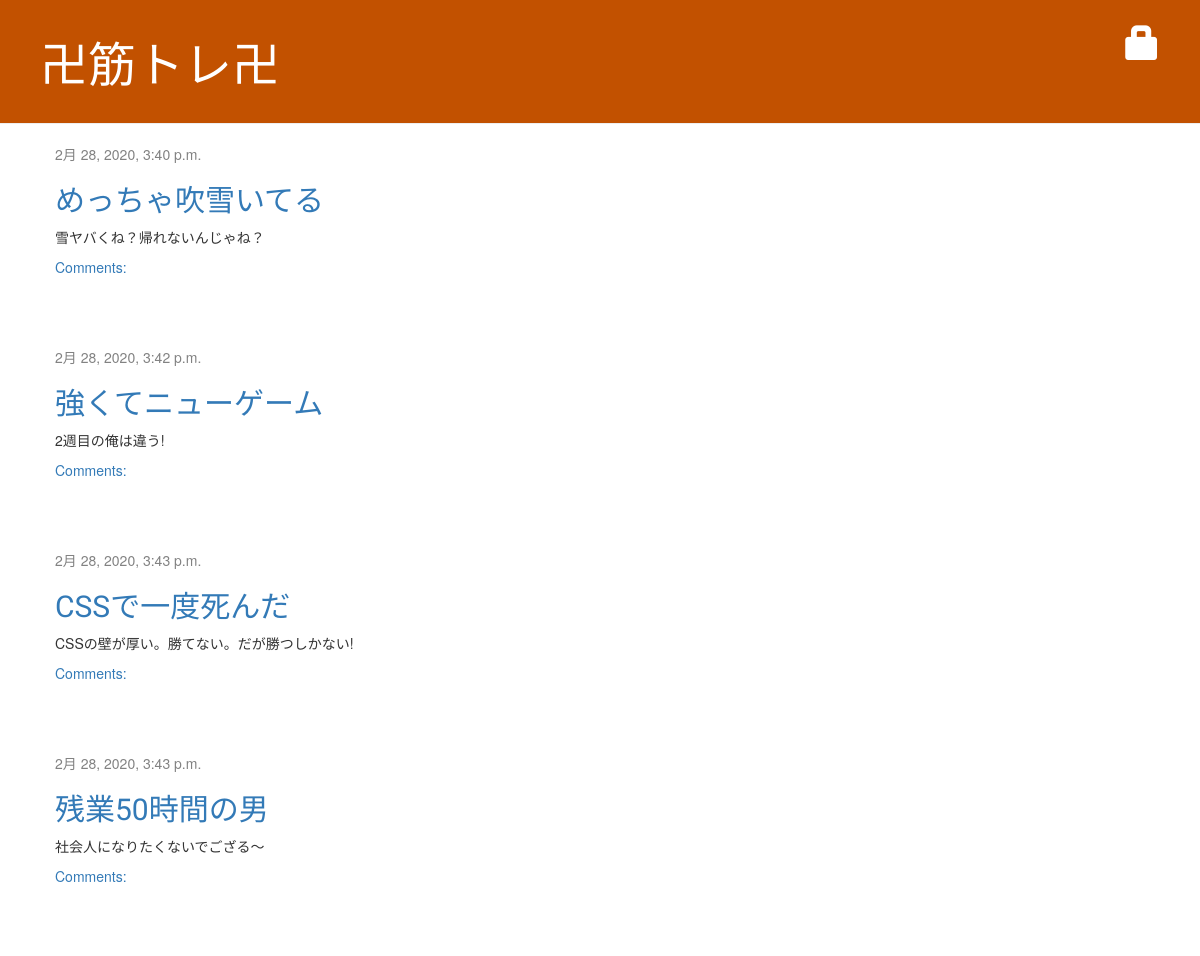
The app's page /, older data.
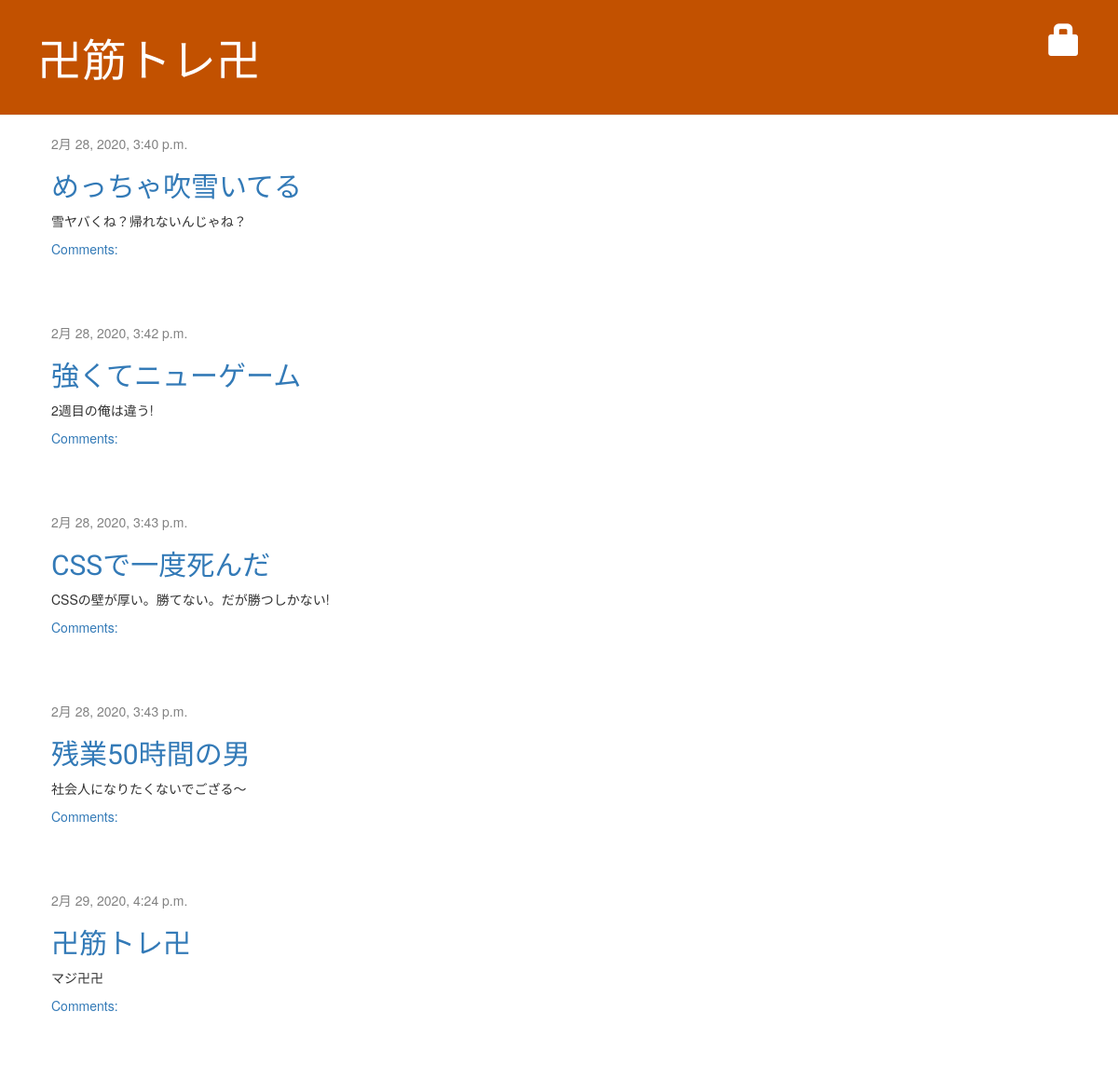
The same page, newer data.
### blog/models.py (models this page shows, shortened)
class Post(models.Model):
    author = models.ForeignKey(settings.AUTH_USER_MODEL, on_delete=models.CASCADE)
    title = models.CharField(max_length=200)
    text = models.TextField()
    created_date = models.DateTimeField(default=timezone.now)
    published_date = models.DateTimeField(blank=True, null=True)

### blog/views.py (the view)
# urls.py: path('', views.post_list, name='post_list'),
def post_list(request):
    posts = Post.objects.filter(published_date__lte=timezone.now()).order_by('published_date')
    return render(request, 'blog/post_list.html', {'posts': posts})

### blog/templates/blog/post_list.html
{% extends 'blog/base.html' %}
{% block content %}
    {% for post in posts %}
        <div class="post">
            <div class="date">
                {{ post.published_date }}
            </div>
            <h2><a href="{% url 'post_detail' pk=post.pk %}">{{ post.title }}</a></h2>
            <p>{{ post.text|linebreaksbr }}</p>
            <a href="{% url 'post_detail' pk=post.pk %}">Comments: {{ post.approved_comments.count }}</a>
        </div>
    {% endfor %}
{% endblock %}

Row changes from the older to the newer data that the page shows:
added Post: published_date "2月 29, 2020, 4:24 p.m.", title "卍筋トレ卍", text "マジ卍卍"
